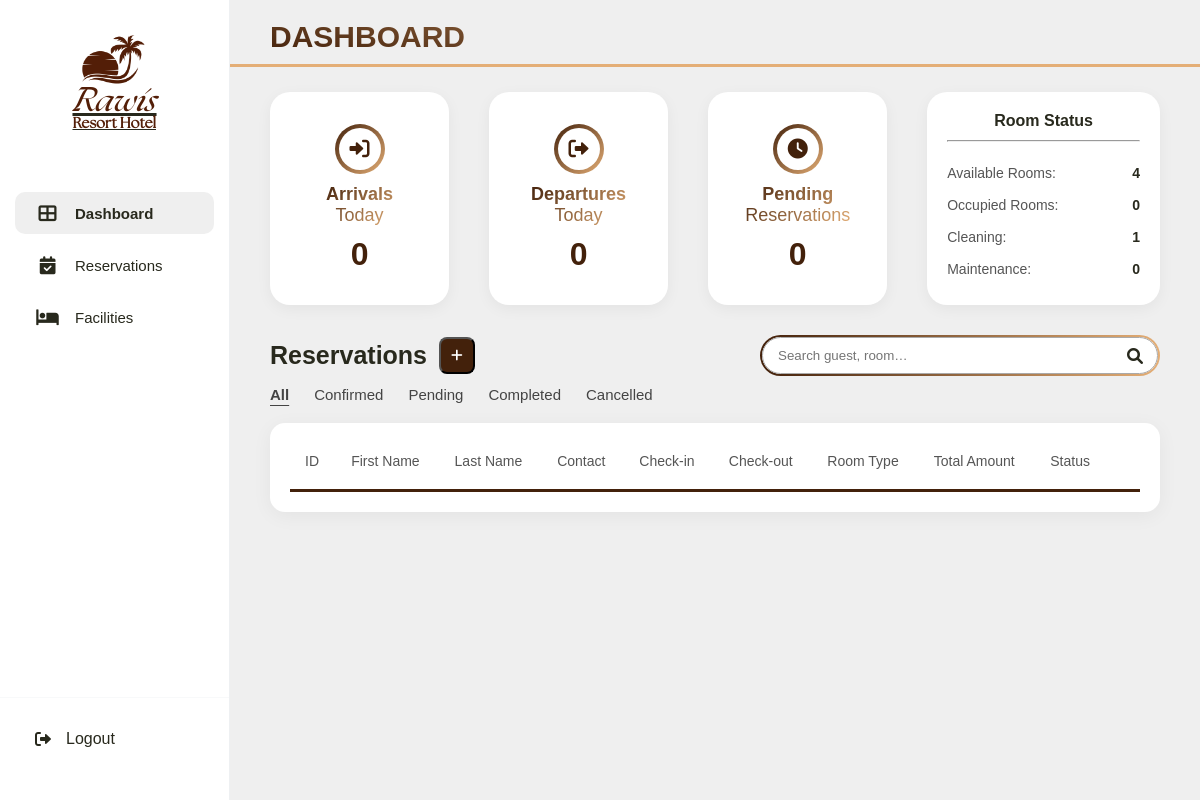
The page /admin/dashboard.php (signed in) on the database as committed earlier.
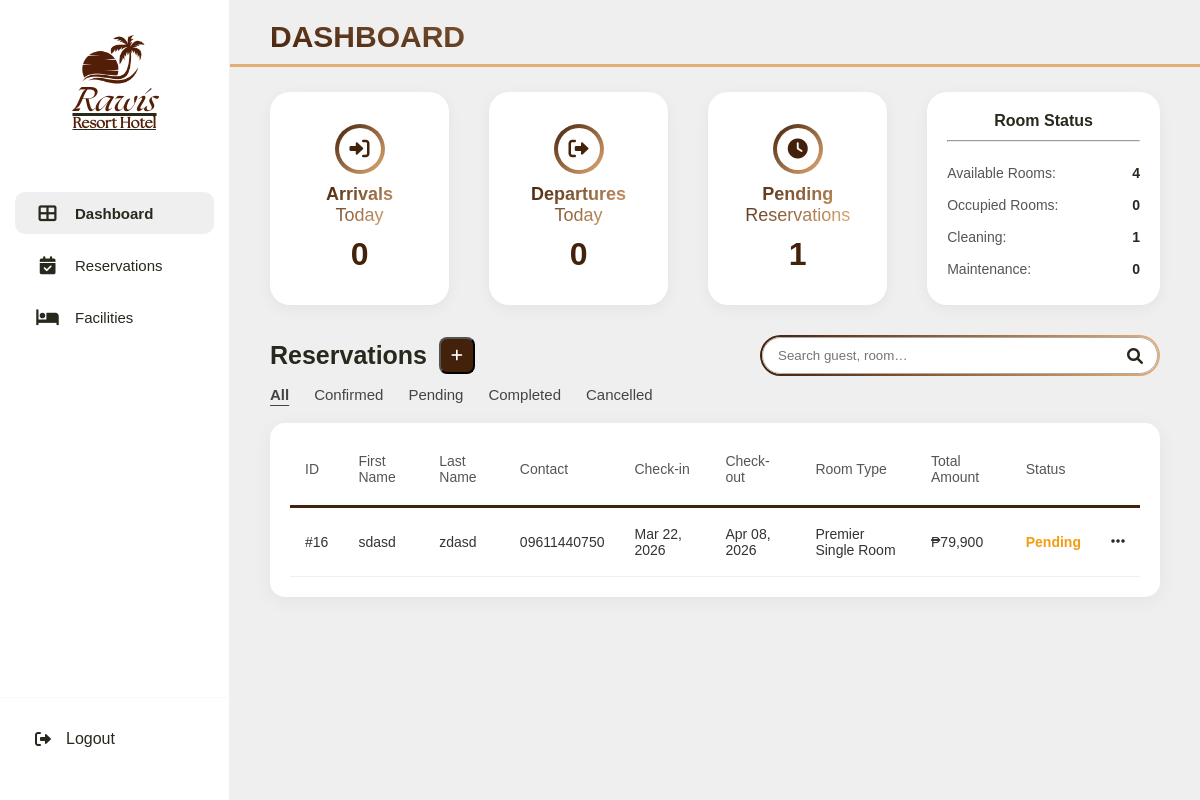
The same page on the database as committed later.
### tables this page shows
CREATE TABLE `reservations` (
  `reservation_id` int(11) NOT NULL AUTO_INCREMENT,
  `guest_id` int(10) unsigned NOT NULL,
  `room_id` int(11) NOT NULL,
  `check_in_date` date NOT NULL,
  `check_out_date` date NOT NULL,
  `num_guests` int(11) NOT NULL,
  `reservation_status` enum('Pending','Confirmed','Cancelled','Completed') DEFAULT 'Pending',
  `extra_requests` text DEFAULT NULL,
  `created_at` timestamp NULL DEFAULT current_timestamp(),
  `extra_guests` int(11) NOT NULL DEFAULT 0,
  `extra_beds` int(11) NOT NULL DEFAULT 0,
  PRIMARY KEY (`reservation_id`),
  KEY `guest_id` (`guest_id`),
  KEY `room_id` (`room_id`),
  CONSTRAINT `reservations_ibfk_1` FOREIGN KEY (`guest_id`) REFERENCES `users` (`id`) ON DELETE CASCADE,
  CONSTRAINT `reservations_ibfk_2` FOREIGN KEY (`room_id`) REFERENCES `rooms` (`room_id`) ON DELETE CASCADE
);

CREATE TABLE `users` (
  `id` int(10) unsigned NOT NULL AUTO_INCREMENT,
  `username` varchar(150) NOT NULL,
  `password` varchar(255) NOT NULL,
  `first_name` varchar(255) DEFAULT NULL,
  `last_name` varchar(255) DEFAULT NULL,
  `phone_number` varchar(255) DEFAULT NULL,
  `created_at` timestamp NULL DEFAULT current_timestamp(),
  `role` enum('admin','guest') NOT NULL DEFAULT 'guest',
  PRIMARY KEY (`id`),
  UNIQUE KEY `username` (`username`)
);

CREATE TABLE `rooms` (
  `room_id` int(11) NOT NULL AUTO_INCREMENT,
  `room_number` varchar(20) NOT NULL,
  `room_type` varchar(50) NOT NULL,
  `max_capacity` int(11) NOT NULL,
  `price_per_night` decimal(10,2) NOT NULL,
  `room_status` varchar(20) NOT NULL,
  `image_path` text DEFAULT NULL,
  `extra_guest_fee` decimal(10,2) NOT NULL DEFAULT 0.00,
  `extra_bed_fee` decimal(10,2) NOT NULL DEFAULT 0.00,
  `num_bedrooms` int(11) NOT NULL DEFAULT 1,
  `num_beds` int(11) NOT NULL DEFAULT 1,
  `bed_type` varchar(50) NOT NULL DEFAULT 'Double',
  PRIMARY KEY (`room_id`),
  UNIQUE KEY `room_number` (`room_number`)
);

### admin/dashboard.php (the view, shortened to what the changed rows need)
<?php
require_once __DIR__ . "/../php/config.php";
$pending_count = $conn->query("
    SELECT COUNT(*) AS c FROM reservations WHERE reservation_status='Pending'
")->fetch_assoc()["c"];
?>
<!DOCTYPE html>
<html lang="en">
<head>
</head>
<body>
    <?php require_once __DIR__ . '/sidebar.php'; ?>
    <main class="main-content">
        <div class="section-title">
            <h1>DASHBOARD</h1>
        </div>
        <div class="dashboard-grid">
            <div class="stat-card">
                <div class="stat-icon"><i class="fas fa-clock"></i></div>
                <div class="stat-label">Pending<br><span style="font-weight:400">Reservations</span></div>
                <div class="stat-value"><?= $pending_count; ?></div>
            </div>
        </div>
        <div class="reservations-wrapper">
            <div class="table-header-row">
                <div class="title-add">
                    <h2 class="reservations-head">Reservations</h2>
                </div>
            </div>
            <div class="table-container">
                <table class="custom-table">
                    <thead>
                        <tr>
                            <th>ID</th>
                            <th>First Name</th>
                            <th>Last Name</th>
                            <th>Contact</th>
                            <th>Check-in</th>
                            <th>Check-out</th>
                            <th>Room Type</th>
                            <th>Total Amount</th>
                            <th>Status</th>
                            <th></th>
                        </tr>
                    </thead>
                    <tbody id="dashTableBody">
                        <?php
                        $all_res = $conn->query("
                            SELECT r.*, u.first_name, u.last_name, u.phone_number,
                                rm.room_type, COALESCE(p.amount_paid, r.total_amount, 0) AS total_amount
                            FROM reservations r
                            JOIN users u ON r.guest_id = u.id
                            JOIN rooms rm ON r.room_id = rm.room_id
                            LEFT JOIN payments p ON p.reservation_id = r.reservation_id
                            ORDER BY r.reservation_id DESC
                            LIMIT 6
                        ");
                        ?>
                        <?php while ($row = $all_res->fetch_assoc()): ?>
                        <tr data-status="<?= htmlspecialchars($row['reservation_status']); ?>">
                            <td class="id-column">#<?= $row["reservation_id"]; ?></td>
                            <td><?= htmlspecialchars($row["first_name"]); ?></td>
                            <td><?= htmlspecialchars($row["last_name"]); ?></td>
                            <td><?= htmlspecialchars($row["phone_number"]); ?></td>
                            <td><?= date("M d, Y", strtotime($row["check_in_date"])); ?></td>
                            <td><?= date("M d, Y", strtotime($row["check_out_date"])); ?></td>
                            <td><?= htmlspecialchars($row["room_type"]); ?></td>
                            <td>₱<?= number_format($row["total_amount"] ?? 0); ?></td>
                            <td>
                                <span class="status-text <?= strtolower($row["reservation_status"]); ?>">
                                    <?= $row["reservation_status"]; ?>
                                </span>
                            </td>
                            <td>
                                <div class="action-wrapper">
                                    <button class="action-btn" onclick="toggleMenu(event, this)">
                                        <i class="fas fa-ellipsis-h"></i>
                                    </button>
                                </div>
                            </td>
                        </tr>
                        <?php endwhile; ?>
                    </tbody>
                </table>
            </div>
        </div>
    </main>
</body>
</html>

Rows that differ between the two databases and show on the page:
added reservations: reservation_id "16", guest.first_name "sdasd", guest.last_name "zdasd", guest.phone_number "09611440750", check_in_date "Mar 22, 2026", check_out_date "Apr 08, 2026", room.room_type "Premier Single Room", total_amount "79,900", reservation_status "Pending"
Other text that changed with them:
$pending_count: "0" → "1"
